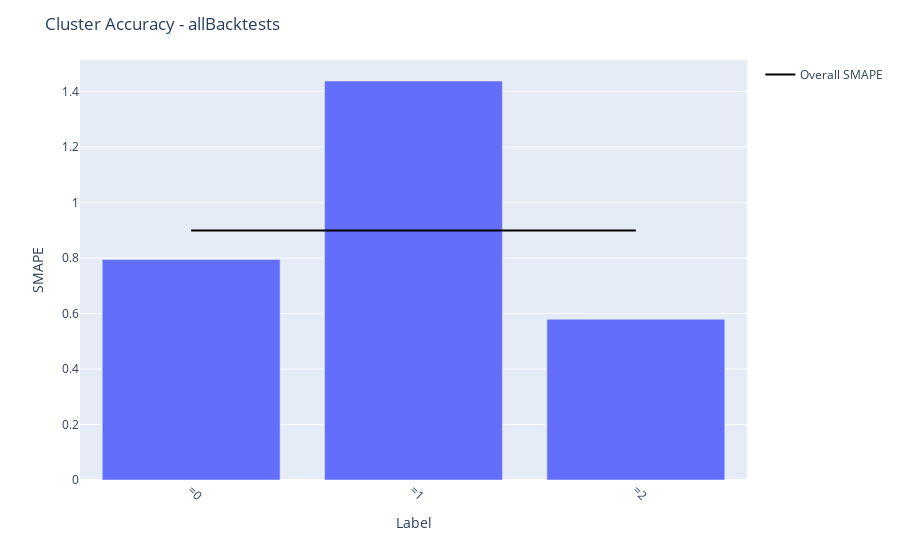

The cell this chart's notebook holds for it:
### Code cell
%%time
# RMSE can be decieving when we've clustered and mean target value may vary
# re-run with a different metric (SMAPE) that is agnostic to target-value
cluster_acc_smape = ts.get_cluster_acc(df_w_clusters, 
                                 project4_best, 
                                 ts_settings, 
                                 data_subset='allBacktests', 
                                 include_blenders=True, 
                                 metric='SMAPE', 
                                 acc_calc=ts.smape)
ts.plot_cluster_acc(cluster_acc_smape, ts_settings, data_subset='allBacktests', acc_calc=ts.smape)

### Figure 1 — Plotly figure (JSON) as saved in the notebook; plotly's stock layout.template omitted (floating-point values rounded to 4 significant figures)
{"data": [{"alignmentgroup": "True", "hovertemplate": "Label=%{x}<br>Cluster_SMAPE=%{y}<extra></extra>", "legendgroup": "", "marker": {"color": "#636efa"}, "name": "", "offsetgroup": "", "orientation": "v", "showlegend": false, "textposition": "auto", "type": "bar", "x": ["=0", "=1", "=2"], "xaxis": "x", "y": [0.7942, 1.438, 0.579], "yaxis": "y"}, {"marker": {"color": "black"}, "mode": "lines", "name": "Overall SMAPE", "type": "scatter", "x": ["=0", "=1", "=2"], "y": [0.899, 0.899, 0.899]}], "layout": {"autosize": true, "barmode": "relative", "legend": {"tracegroupgap": 0}, "margin": {"t": 60}, "title": {"text": "Cluster Accuracy - allBacktests"}, "xaxis": {"anchor": "y", "autorange": true, "domain": [0, 1], "range": [-0.5, 2.5], "tickangle": 45, "title": {"text": "Label"}, "type": "category"}, "yaxis": {"anchor": "x", "autorange": true, "domain": [0, 1], "range": [0, 1.513], "title": {"text": "SMAPE"}, "type": "linear"}}}
